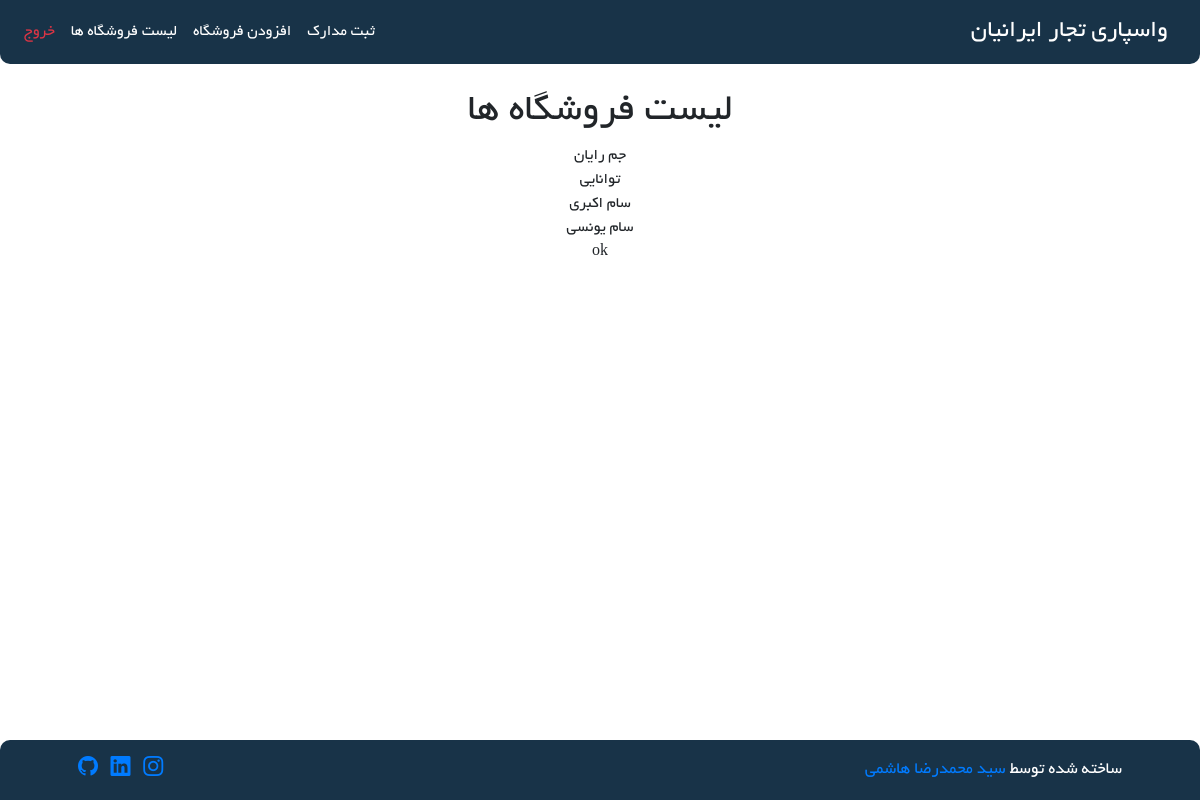
/Store/show-store (signed in), run on the app's committed database.
### Store/models.py (models this page shows, shortened)
class Store(models.Model):
    store_name = models.CharField(max_length=100)
    is_active = models.BooleanField(default=True)
    class Meta:
        db_table = 'Store'

### Store/views.py (the view)
# urls.py: path('show-store', views.show_store, name='show-store'),
@login_required
def show_store(request):
    stores = Store.objects.all()
    context = {
        'stores': stores,
    }
    return render(request, 'Store/show-stores.html', context)

### Store/templates/Store/show-stores.html (shortened to what this page needs)
{% extends 'base/layout.html' %}
{% block mian %}
    <div class="row text-center">
        <div class="col-md-3"></div>
        <div class="col-md-6">
            <h1>لیست فروشگاه ها</h1>
            {% for store in stores %}
                {{ store.store_name }}
                <br/>
            {% endfor %}
        </div>
        <div class="col-md-3"></div>
    </div>
{% endblock %}

### static/css/base/layout-style.css (style rules this page uses)
body { direction: rtl; font-family: 'Yekan'; }

### data on the page
Store: store_name "جم رایان"
Store: store_name "توانایی"
Store: store_name "سام اکبری"
Store: store_name "سام یونسی"
Store: store_name "ok"
